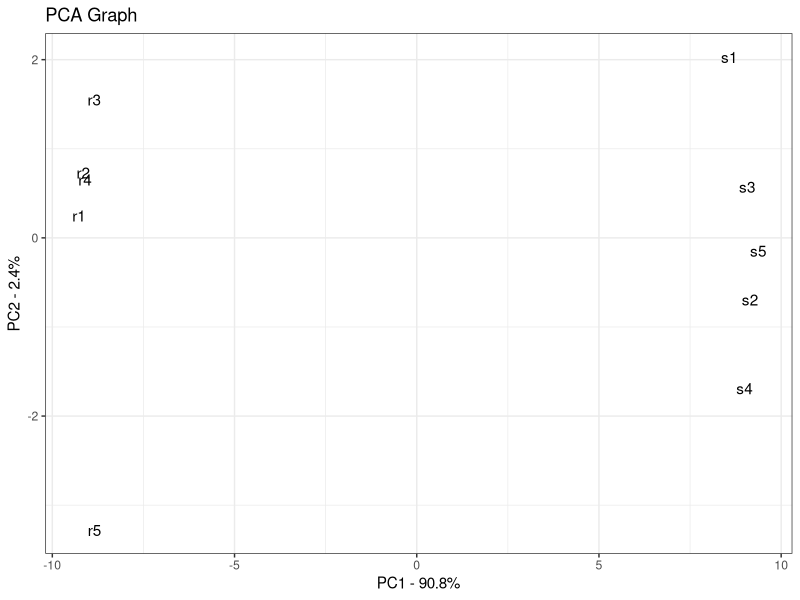
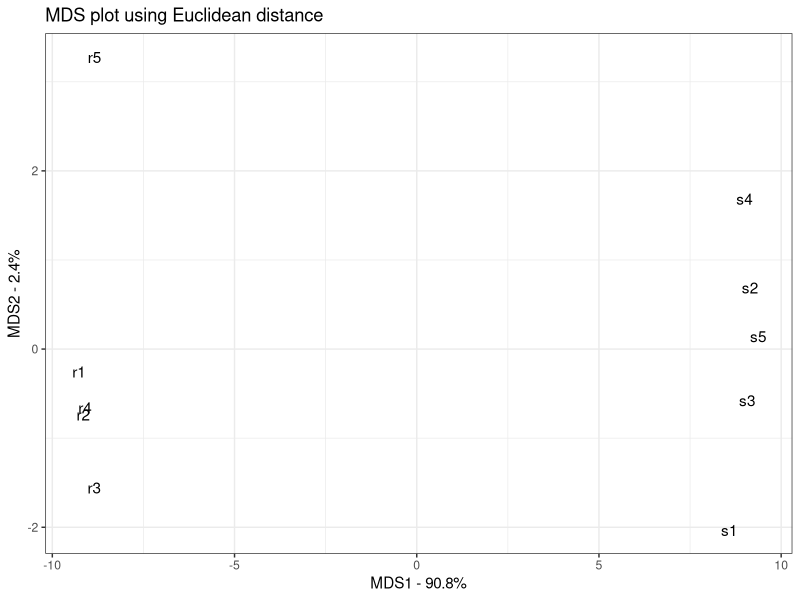
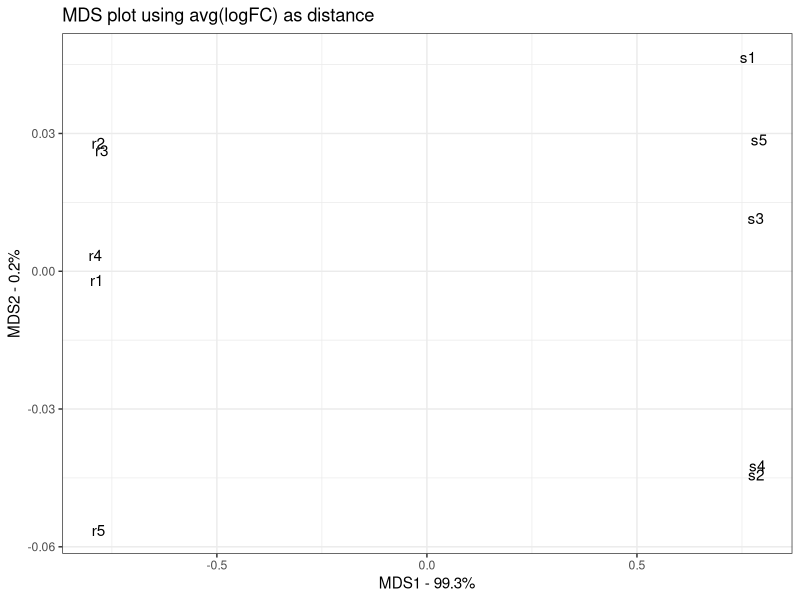

Reproduce these figures in R, in order.
##########################################################################
######## Principal Coordinate Analysis / Multidimensional Scaling ########
##########################################################################

### load libraries ###
library(ggplot2)
######################


## generate a toy dataset of 100 parameter readings 'p' for 10 objects 'r' and 's' ##
data.matrix <- matrix(nrow=100, ncol=10)
colnames(data.matrix) <- c(paste("r", 1:5, sep=""), paste("s", 1:5, sep=""))
rownames(data.matrix) <- paste("p", 1:100, sep="")
for (i in 1:100) {
  r.values <- rpois(5, lambda=sample(x=10:1000, size=1)) # generate five values from a Poisson distribution
  s.values <- rpois(5, lambda=sample(x=10:1000, size=1))
  
  data.matrix[i,] <- c(r.values, s.values) # insert the readings data for each variable / row
}
head(data.matrix)



######## For comparison, construct a PCA plot of this data ########
pca <- prcomp(t(data.matrix), 
              #center=T, 
              scale=T)
pca.var <- pca$sdev^2
pca.var.per <- round(pca.var/sum(pca.var)*100, 1) 

pca.data <- data.frame(Object=rownames(pca$x), PC1=pca$x[,1], PC2=pca$x[,2]) # columns named 'Object' is the ID column

ggplot(data=pca.data, aes(x=PC1, y=PC2, label=Object)) + 
geom_text() + # plots object/record/sample labels rather than points
theme_bw() + # plot background theme
xlab(paste("PC1 - ", pca.var.per[1], "%", sep="")) +
ylab(paste("PC2 - ", pca.var.per[2], "%", sep="")) +
ggtitle("PCA Graph")
####################################################################



######## Construct an MDS plot of the data (Euclidean distance) ########
distance.matrix <- dist(scale(t(data.matrix), # compute distance matrix using the Euclidean metric
                              center=TRUE, 
                              scale=TRUE), 
                        method="euclidean")

mds <- cmdscale(distance.matrix, # cmdscale(): classical (metric) multidimensional scaling
                eig=TRUE, # return the eigenvalues of the eigenvalue decomposition
                x.ret=TRUE # return the double centred version of the dist matrix
                ) 

mds.var.per <- round(mds$eig/sum(mds$eig)*100, 1) # compute percentage variation that each MDS axis accounts for
mds.var.per

mds.values <- mds$points
mds.data <- data.frame(Object=rownames(mds.values), MDS1=mds.values[,1], MDS2=mds.values[,2])

ggplot(data=mds.data, aes(x=MDS1, y=MDS2, label=Object)) + 
geom_text() +
theme_bw() +
xlab(paste("MDS1 - ", mds.var.per[1], "%", sep="")) +
ylab(paste("MDS2 - ", mds.var.per[2], "%", sep="")) +
ggtitle("MDS plot using Euclidean distance") # using Eucl. dist, identical to PCA plot.
###########################################################



######## Construct another MDS plot of the data (Mean log_2(fold change) distance) ########
# log(fold change) defined as log_2(sample/previous sample) = log_2(sample) - log_2(prev sample)
log2.data.matrix <- log2(data.matrix) # log base 2 of dataset

log2.distance.matrix <- matrix(0,   # create an empty distance matrix to store our manually calculated distances
                          nrow=ncol(log2.data.matrix),
                          ncol=ncol(log2.data.matrix),
                          dimnames=list(colnames(log2.data.matrix),colnames(log2.data.matrix)))

for(i in 1:ncol(log2.distance.matrix)) { # compute the distance matrix using avg(absolute value(log_2(FC) ) )
  for(j in 1:i) {
    log2.distance.matrix[i, j] <-
      mean(abs(log2.data.matrix[,i] - log2.data.matrix[,j]) )
  }
} # actually populates only the lower triangle of the distance matrix
log2.distance.matrix

mds_lf <- cmdscale(as.dist(log2.distance.matrix), # ls: 'log(fold)', 'as.dist()' tells R to use our custom dist matrix
                      eig=TRUE,
                      x.ret=TRUE)

mds_lf.var.per <- round(mds_lf$eig/sum(mds_lf$eig)*100, 1) # compute percentage variation that each MDS axis accounts for
mds_lf.var.per

mds_lf.values <- mds_lf$points
mds_lf.data <- data.frame(Object=rownames(mds_lf.values), MDS1=mds_lf.values[,1], MDS2=mds_lf.values[,2])

ggplot(data=mds_lf.data, aes(x=MDS1, y=MDS2, label=Object)) +
  geom_text() +
  theme_bw() +
  xlab(paste("MDS1 - ", mds_lf.var.per[1], "%", sep="")) +
  ylab(paste("MDS2 - ", mds_lf.var.per[2], "%", sep="")) +
  ggtitle("MDS plot using avg(logFC) as distance") # this MDS plot differs from the PCA and Euclidean MDS plots
##############################################################

